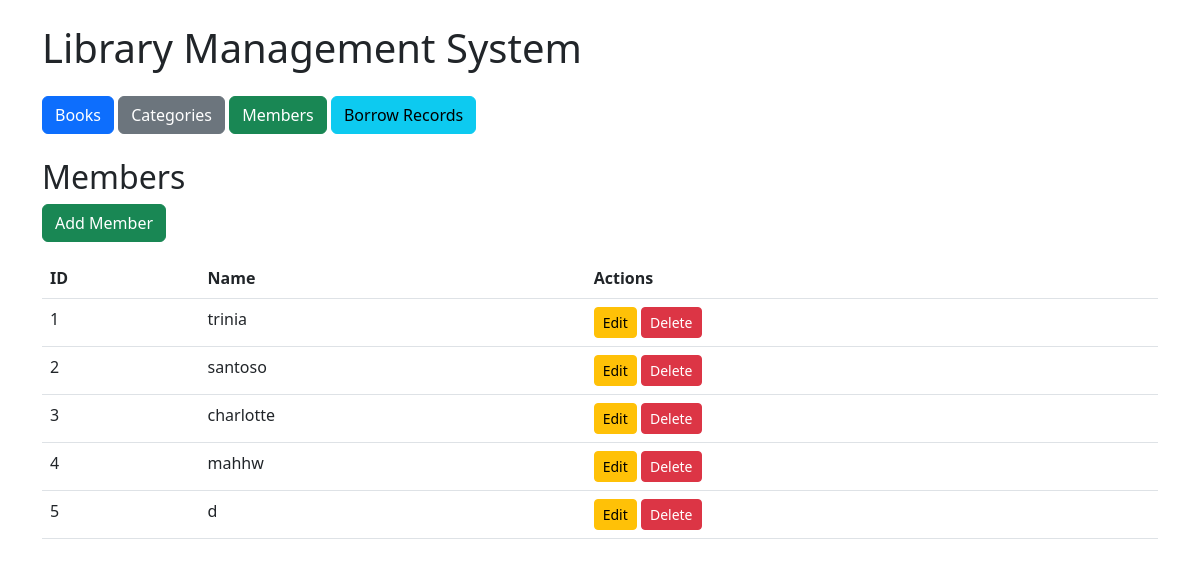
/members/, run on an earlier commit of the app's database.
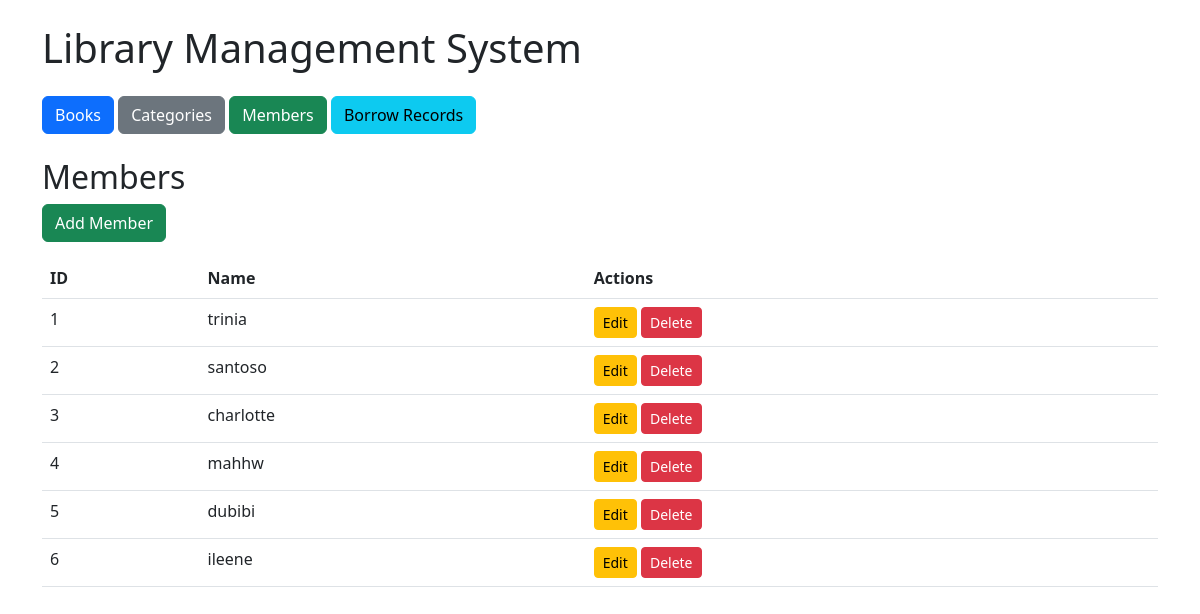
And on a later commit of the database.
### library/models.py (models this page shows, shortened)
class Member(models.Model):
    name = models.CharField(max_length=200)
    borrowed_books = models.ManyToManyField(Book, through='Borrow')

### library/views.py (the view)
# urls.py: path('members/', views.members_list, name='members_list'),
def members_list(request):
    members = Member.objects.all()
    return render(request, 'library/members_list.html', {'members': members})

### library/templates/library/members_list.html
{% extends 'library/base.html' %}
{% block content %}
<h2>Members</h2>
<a href="{% url 'members_create' %}" class="btn btn-success mb-3">Add Member</a>
<table class="table">
    <thead>
        <tr>
            <th>ID</th>
            <th>Name</th>
            <th>Actions</th>
        </tr>
    </thead>
    <tbody>
        {% for member in members %}
        <tr>
            <td>{{ member.id }}</td>
            <td>{{ member.name }}</td>
            <td>
                <a href="{% url 'members_edit' member.id %}" class="btn btn-warning btn-sm">Edit</a>
                <a href="{% url 'members_delete' member.id %}" class="btn btn-danger btn-sm">Delete</a>
            </td>
        </tr>
        {% endfor %}
    </tbody>
</table>
{% endblock %}

What changed in the data, as far as the page shows it:
changed Member id 5: name "d" → "dubibi"
added Member: id "6", name "ileene"
